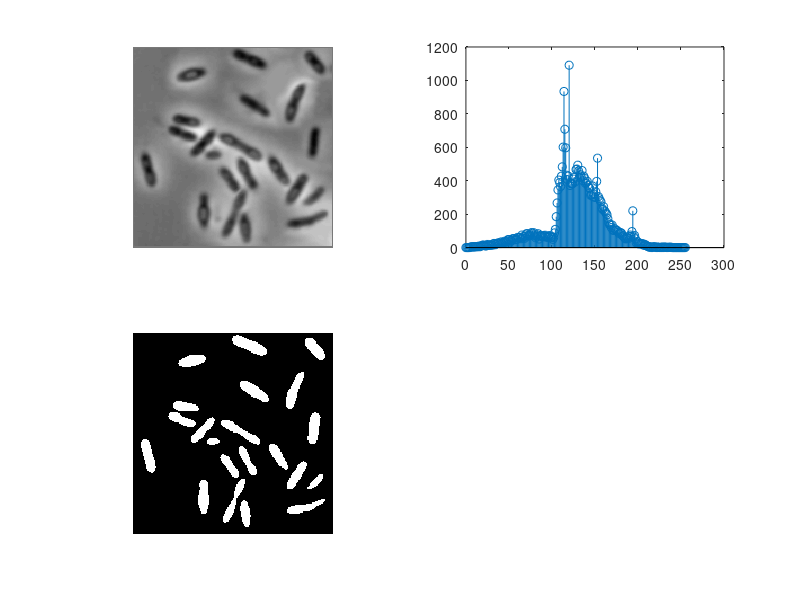
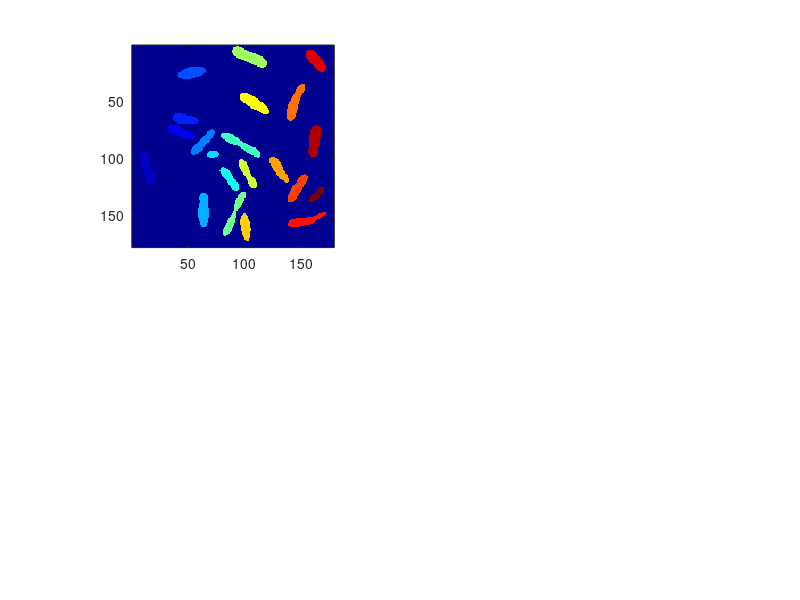

These figures' MATLAB source, in order: (Note: this script raises an error after producing the figures.)
%1
load imbact; %load the image imbact
figure(1); subplot(2,2,1); imshow(imbact); %and display it
%manually find a threshold value T from the histogram of the image
[hist_bact,xx]=imhist(imbact); %compute the histogram
figure(1); subplot(2,2,2); stem(xx,hist_bact); %and display it
%make a binary image by thresholding

T=101; %put in the value for the threshold T here
bin_bact=  (imbact<T); %make a binary image
figure(1); subplot(2,2,3); imshow(bin_bact); %and display it

[lab_bact,num]=bwlabel(bin_bact); %segment (label) the binary image
figure(2); subplot(2,2,1); imagesc(lab_bact);colormap(jet); axis image %display it
num %print on screen the number of objects

 my_total_bacteria_Area= sum(sum(bin_bact))
% 
for k=1:num
matlab_A(k)=area_obj(lab_bact,k);
end

matlab_A

matlab_total_bacteria_Area=sum(matlab_A)

A_vect=matlab_A %print the area values on the screen
figure(2 ); subplot(2,1,2); hist(A_vect,20); %and the area distribution


%2

rect=zeros(21,21); %make a 7 by 3 rectangle image
rect(8:14,10:12)=ones(7,3);
figure(3);subplot(2,2,1); imshow(rect); %and display it
[F_rect,c_rect]=mom_obj(rect); %compute moments and centre
F_rect %print the moments [m00, mu11, mu20, and mu02]
c_rect %print the centre [xc, yc]



%rotate the rectangle and compute everything as before

rect=rect';
% rect=zeros(21,21); %make a 7 by 3 rectangle image
% rect(8:14,10:12)=ones(7,3);
figure(3);subplot(2,2,1); imshow(rect); %and display it
[F_rect,c_rect]=mom_obj(rect); %compute moments and centre
F_rect %print the moments [m0,0, 1,1, 2,0, and 0,2]
c_rect %print the centre [xm, ym]


load char_e; %load image
load char_w; %
figure(3);subplot(2,2,3); imshow(char_e); %and display them
figure(3);subplot(2,2,4); imshow(char_w);
[F_e,c_e]=mom_obj(char_e); %compute moments and centre
[F_w,c_w]=mom_obj(char_w); %
[F_e, F_w] %and print them on screen
[c_e, c_w]


load char_e; %load character E
figure(4); subplot(2,2,1); imshow(char_e); %and display it
[x y]=perim_sort(char_e); %extract and sort the boundary coordinates
f=x+i*y; %make a complex 1D signal out of the coordinates
N=length(f); %number of boundary points (N=262)
figure(4); subplot(2,2,2); plot(imag(f),real(f)); %plot the boundary
F=fft(f,N); %Fdescriptors of the boundary
fi=ifft(F,N); %go back to boundary points x+i*y
figure(4); subplot(2,2,3); plot(imag(fi),real(fi)); % and plot the boundary

CC=zeros(N,1); %start with a zero filter
% the Fd:s should be put in in pair, i.e. F(k) and F(-k) is a pair
% in the Brick-wall Fourier domain filter
CC=zeros(N,1); %start with a zero filter
CC(mod([0:29],N)+1)=ones(30,1); %add in ones in pair; F(k)
CC(mod([-29:-1],N)+1)=ones(29,1); %F(-k)
FC=F.*CC; % filter
f1=ifft(FC,N); % reconstruct the boundary from the low order Fd:s
figure(4); subplot(2,2,4); plot(imag(f1),real(f1)); %reconstructed boundary
